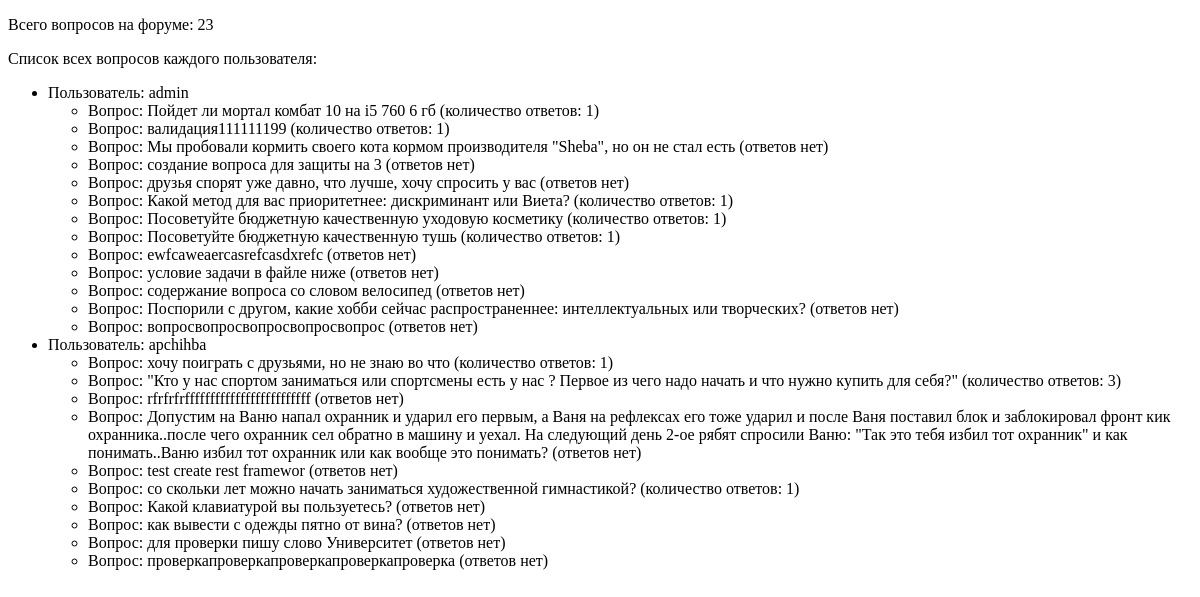
Before: /user_questions with the older database file.
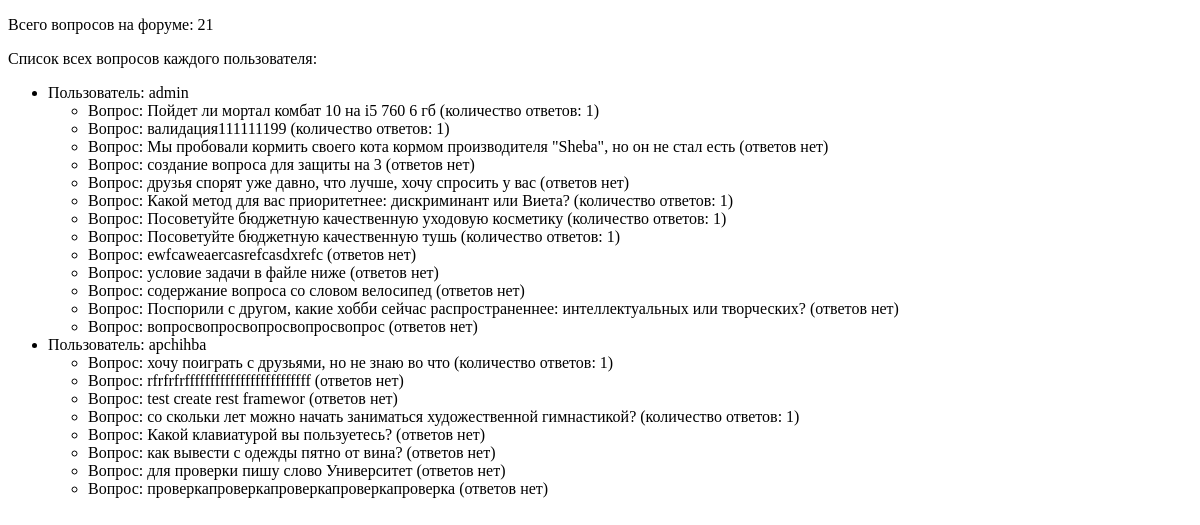
After: the same page with the newer database file.
### forum/models.py (models this page shows, shortened)
class Profile(models.Model):
    user = models.OneToOneField(
        settings.AUTH_USER_MODEL,
        on_delete=models.CASCADE,
        primary_key=True,
    )
    class Meta:
        verbose_name = "Профиль"
        verbose_name_plural = "Пользователии"

class question(models.Model):
    category = models.ForeignKey(
        category,
        on_delete=models.CASCADE,
        related_name="questions",
        verbose_name="Категория вопроса",
    )
    user = models.ForeignKey(
        Profile,
        on_delete=models.CASCADE,
        verbose_name="Пользователь",
        related_name="questions_by",
    )
    question_title = models.CharField(
        max_length=100,
        blank=True,
        default="",
        verbose_name="Название вопроса",
        validators=[alphanumeric],
    )
    question_body = models.CharField(max_length=1000, verbose_name="Содержание вопроса")
    document = models.FileField(upload_to="documents/", null=True, blank=True)
    question_date = models.DateField(auto_now_add=True)
    question_time = models.TimeField(default=timezone.now)
    history = HistoricalRecords()
    class Meta:
        verbose_name = "Вопрос"
        verbose_name_plural = "Вопросы"
        ordering = ["question_date"]

### forum/views.py (the view)
# urls.py: path("user_questions", views.user_questions, name="user_questions"),
def user_questions(request):
    users = Profile.objects.prefetch_related("questions_by").all()
    count_questions_all = question.objects.count()
    context = {"users": users, "count": count_questions_all}
    return render(request, "forum/user_questions.html", context)

### forum/templates/forum/user_questions.html (shortened to what this page needs)
<!DOCTYPE html>
<html lang="ru">
<head>
</head>
<body>
    <p>Всего вопросов на форуме: {{ count }}</p>
    <p>Список всех вопросов каждого пользователя:</p>
    <ul>
        {% for user in users %}
            <li>Пользователь: {{ user.user.username }}
                <ul>
                    {% for question in user.questions_by.all %}
                        <li>Вопрос: {{ question.question_body }}
                            {% with answers_count=question.answers.count %}
                                {% if question.answers.exists %}
                                    (количество ответов: {{ answers_count }})
                                {% else %}
                                    (ответов нет)
                                {% endif %}
                            {% endwith %}
                        </li>
                    {% endfor %}
                </ul>
            </li>
        {% endfor %}
    </ul>
</body>
</html>

Changed rows visible on the page:
removed question: question_body "\"Кто у нас спортом заниматься или спортсмены есть у нас ? Первое из чего надо начать и что нужно купить для себя?\"", answers.count "3", shown under Profile "apchihba"
removed question: question_body "Допустим на Ваню напал охранник и ударил его первым, а Ваня на рефлексах его тоже ударил и после Ваня поставил блок и заблокировал фронт кик охранника..после чего охранник сел обратно в машину и уехал. На следующий день 2-ое рябят спросили Ваню: \"Так это тебя избил тот охранник\" и как понимать..Ваню избил тот охранник или как вообще это понимать?", shows "(ответов нет)", shown under Profile "apchihba"
Other visible differences:
{{ count }}: "23" → "21"
